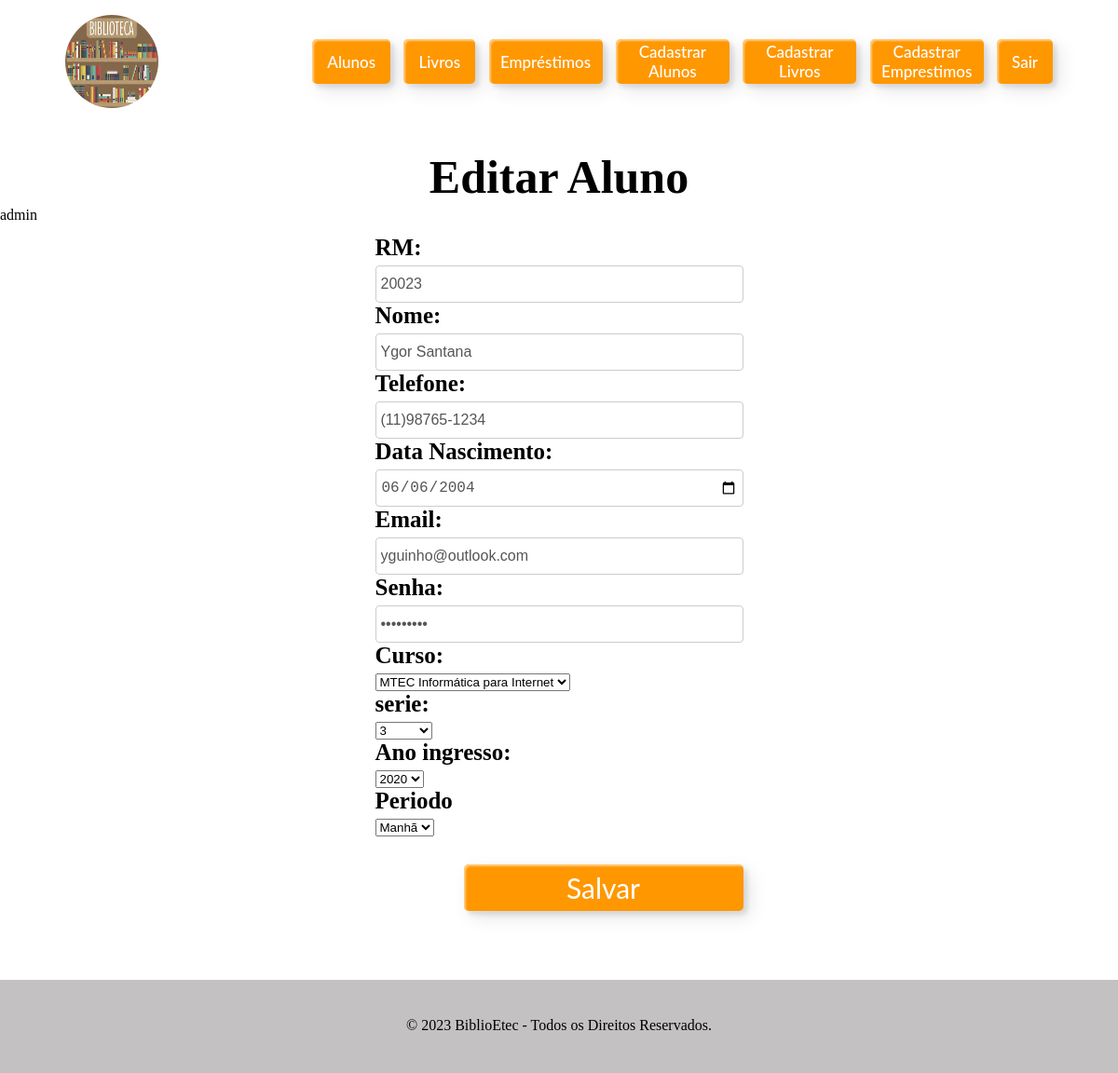
The app's page /BIBLIOTEC/views/Cadastros/aluno.php?rm=20023 (signed in) with its own data.
### tables this page shows
CREATE TABLE ALUNO(
	RM INT NOT NULL,
    NOME VARCHAR(60) NOT NULL,
    TELEFONE VARCHAR(14) NOT NULL,  
    DATA_NASC DATE NOT NULL,
    EMAIL VARCHAR(100) NOT NULL,
    SENHA VARCHAR(32) NOT NULL,
    CURSO VARCHAR(40) NOT NULL,
    SERIE CHAR(1) NOT NULL, 
    ANO_INGRESSO year NOT NULL,
    PERIODO CHAR(5) NOT NULL,
    PRIMARY KEY (RM)
);

### bibliotec/config.php (called while the page is built, shortened)
<?php
function url_base() {
    return 'http://localhost:8080/BIBLIOTEC';
}
require 'db/db.php';

### bibliotec/db/db.php (called while the page is built, shortened)
<?php
function query($sql, $conexao) {
    $consulta = mysqli_query($conexao, $sql);
    return $consulta;
}
$conexao = mysqli_connect(DB_SERVIDOR, DB_USUARIO, DB_SENHA, DB_NOME);
$consulta_alunos = query("SELECT * FROM ALUNO", $conexao);
?>

### bibliotec/views/Cadastros/aluno.php (the view, shortened to what this page needs)
<?php
    require '../../config.php';
    require '../componentes/header.php';
    if(isset($_SESSION['login'])) {
        echo $_SESSION['usuario'];
?>
<link href="<?php echo url_base(); ?>/css/form.css" rel="stylesheet" type="text/css" />
<main class="container2">
    <?php if (!isset($_GET['rm'])) { ?>
        <form method="POST" action="<?php echo url_base(); ?>/actions/action-cadastro-alunos.php">
            <center><h1>CADASTRO ALUNOS</h1></center>
            <div class="form-group">
                <label for="rm" >RM:</label>
                <input
                    type="text"
                    class="form-control"
                    name="frm"
                    placeholder="12345"
                />
            </div>
            <div class="form-group">
                <label for="nome">Nome:</label>
                <input
                    type="text"
                    class="form-control"
                    name="fnome"
                    placeholder="Eduardo Henrique Pacheco"
                />
            </div>
            <div class="form-group">
                <label for="telefone">Telefone:</label>
                <input
                    type="text"
                    class="form-control"
                    name="ftelefone"
                    placeholder="12 34567-8901"
                />
            </div>
            <div class="form-group">
                <label for="data nasc">Data Nasc:</label>
                <input
                    type="date"
                    class="form-control"
                    name="fdata_nasc" placeholder="01/01/2001"
                />
            </div>
            <div class="form-group">
                <label for="email">Email:</label>
                <input
                    type="text"
                    class="form-control"
                    name="femail" placeholder="email.email@email.com"
                />
            </div>
            <div class="form-group">
                <label for="senha">Senha:</label>
                <input
                    type="password"
                    class="form-control"
                    name="fsenha"
                />
            </div>
            <div class="form-group">
                <label for="curso">Curso:</label>
                <select name="escolha_curso">
                    <option>Selecione seu curso</option>
                    <option value="MTEC Informatica">MTEC Informatica</option>
                    <option value="MTEC Administração">MTEC Administração</option>
                    <option value="MTEC Logística">MTEC Logística</option>
                    <option value="Administração">Administração</option>
                </select>
            </div>
            <div class="form-group">
                <label for="serie">serie:</label>
                <select name="escolha_serie">
                    <option>Selecione sua serie</option>
                    <option value="1°">1º ano </option>
                    <option value="2°">2° ano</option>
                    <option value="3°">3° ano</option>
                </select>
            </div>
            <div class="form-group">
                <label for="Ano_ingresso">Ano ingresso: </label>
                <select name="escolha_anoingr">
                    <option>Selecione seu ano ingresso</option>
                    <option value="2019">2019</option>
                    <option value="2020">2020</option>
                    <option value="2021">2021</option>
                    <option value="2022">2022</option>
                    <option value="2023">2023</option>
                </select>
            </div>
            <div class="form-group">
                <label for="periodo">Periodo </label>
                <select name="escolha_periodo">
                    <option>Selecione seu período</option>
                    <option value="Manhâ">Manhã</option>
                    <option value="Tarde">Tarde</option>
                    <option value="Noite">Noite</option>
                </select>
            </div>
            <button type="submit" value="Cadastrar" class="custom-btn-2 btn-14-2" style="width: 900px">
                salvar
            </button>
        </form>
    <?php }  else  {
        while ($linha = mysqli_fetch_array($consulta_alunos)) {
            if ($_GET['rm'] == $linha['RM']) {
    ?>
                <form method="POST" action="<?php echo url_base(); ?>/actions/aluno/editar.php">
                    <center><h1>Editar Aluno</h1></center>
                    <div class="form-group">
                        <label for="rm" >RM:</label>
                        <input
                            type="text"
                            class="form-control"
                            name="frm"
                            value="<?php echo $linha['RM']; ?>"
                        />
                    </div>
                    <div class="form-group">
                        <label for="nome">Nome:</label>
                        <input
                            type="text"
                            class="form-control"
                            name="fnome"
                            value="<?php echo $linha['NOME']; ?>"
                        />
                    </div>
                    <div class="form-group">
                        <label for="telefone">Telefone:</label>
                        <input
                            type="text"
                            class="form-control"
                            name="ftelefone"
                            value="<?php echo $linha['TELEFONE']; ?>"
                        />
                    </div>
                    <div class="form-group">
                        <label for="data nasc">Data Nascimento:</label>
                        <input
                            type="date"
                            class="form-control"
                            name="fdata_nasc"
                            value="<?php echo $linha['DATA_NASC']; ?>"
                        />
                    </div>
                    <div class="form-group">
                        <label for="email">Email:</label>
                        <input
                            type="text"
                            class="form-control"
                            name="femail"
                            value="<?php echo $linha['EMAIL']; ?>"
                        />
                    </div>
                    <div class="form-group">
                        <label for="senha">Senha:</label>
                        <input
                            type="password"
                            class="form-control"
                            name="fsenha"
                            value="<?php echo $linha['SENHA']; ?>"
                        />
                    </div>
                    <div class="form-group">
                        <label for="curso">Curso:</label>
                        <select name="escolha_curso">
                            <option value="<?php echo $linha['CURSO']; ?>">
                                <?php echo $linha['CURSO']; ?>
                            </option>
                        </select>
                    </div>
                    <div class="form-group">
                        <label for="serie">serie:</label>
                        <select name="escolha_serie">
                            <option value="<?php echo $linha['SERIE']; ?>">
                                <?php echo $linha['SERIE']; ?>
                            </option>
                        </select>
                    </div>
                    <div class="form-group">
                        <label for="Ano_ingresso">Ano ingresso: </label>
                        <select name="escolha_anoingr">
                            <option value="<?php echo $linha['ANO_INGRESSO']; ?>">
                                <?php echo $linha['ANO_INGRESSO']; ?>
                            </option>
                        </select>
                    </div>
                    <div class="form-group">
                        <label for="periodo">Periodo </label>
                        <select name="escolha_periodo">
                            <option value="<?php echo $linha['PERIODO']; ?>">
                                <?php echo $linha['PERIODO']; ?>
                            </option>
                        </select>
                    </div>
                    <button type="submit" value="Cadastrar" class="custom-btn-2 btn-14-2" style="width: 900px">
                        Salvar
                    </button>
                </form>
    <?php
            }
        }
    }
    ?>
    </main>
<?php
} else {
        header('location: ../../index.php') ;
    }
?>
<?php
    require '../componentes/footer.php';
?>

### bibliotec/css/style.css (style rules this page uses)
main { height: 100vh; }
.form-group label { display: block; font-weight: bold; margin-bottom: 5px; }
.form-control { display: block; width: 100%; height: 40px; padding: 5px; font-size: 16px; line-height: 1.5; color: #555; background-color: #fff; background-image: none; border: 1px solid #ccc; border-radius: 4px; }
form { border-radius: 4%; padding: 15px; background-color: rgba(255,255,255,.5); font-size: 25px; }
button { margin-left: 95px; margin-top: 30px; }
.container2 { width: 100%; height: 650px; background: #ffffff; display: flex; flex-direction: row; justify-content: center; align-items: center; }
.custom-btn-2 { max-width: 300px; height: 50px; color: #fff; border-radius: 5px; padding: 10px 25px; font-family: 'Lato', sans-serif; font-size: 30px; font-weight: 500px; justify-content: center; align-items: center; background: transparent; cursor: pointer; transition: all 0.3s ease; position: relative; display: flex; gap: 1rem; box-shadow:inset 2px 2px 2px 0px rgba(255,255,255,.5), 7px 7px 20px 0px rgba(0,0,0,.1), 4px 4px 5px 0px rgba(0,0,0,.1); outline: none; }

### bibliotec/css/form.css (style rules this page uses)
.form-group label { display: block; font-weight: bold; margin-bottom: 5px; }
.form-control { display: block; width: 100%; height: 40px; padding: 5px; font-size: 16px; line-height: 1.5; color: #555; background-color: #fff; background-image: none; border: 1px solid #ccc; border-radius: 4px; }
form { border-radius: 4%; padding: 15px; background-color: rgba(255,255,255,.5); font-size: 25px; }
button { margin-left: 95px; margin-top: 30px; }
.container2 { width: 100%; height: 650px; background: #ffffff; display: flex; flex-direction: row; justify-content: center; align-items: center; }
.custom-btn-2 { max-width: 300px; height: 50px; color: #fff; border-radius: 5px; padding: 10px 25px; font-family: 'Lato', sans-serif; font-size: 30px; font-weight: 500px; justify-content: center; align-items: center; background: transparent; cursor: pointer; transition: all 0.3s ease; position: relative; display: flex; gap: 1rem; box-shadow:inset 2px 2px 2px 0px rgba(255,255,255,.5), 7px 7px 20px 0px rgba(0,0,0,.1), 4px 4px 5px 0px rgba(0,0,0,.1); outline: none; }
.btn-14-2 { background: rgb(255,151,0); border: none; z-index: 1; }
.btn-14-2:after { position: absolute; content: ""; width: 100%; height: 0; top: 0; left: 0; z-index: -1; border-radius: 5px; background-color: #eaf818; background-image: linear-gradient(315deg, #eaf818 0%, #f6fc9c 74%); box-shadow:inset 2px 2px 2px 0px rgba(255,255,255,.5) 7px 7px 20px 0px rgba(0,0,0,.1), 4px 4px 5px 0px rgba(0,0,0,.1); transition: all 0.3s ease; }

### records on screen
aluno: frm "20023", fnome "Ygor Santana", ftelefone "(11)98765-1234", fdata_nasc "06/06/2004", femail "yguinho@outlook.com", escolha_curso "MTEC Informática para Internet", escolha_serie "3", escolha_anoingr "2020", escolha_periodo "Manhã"

### other values on screen
$_SESSION['usuario'] "admin"
